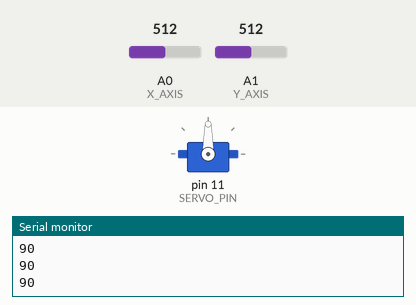
This sketch was run on a simulated Arduino Uno, built with avr-gcc and run on an emulated ATmega328P. On the bench: servo, the last lines printed to the serial monitor. The test bench sets the inputs (shaded band); at power-on: A0 (X_AXIS) = 512, A1 (Y_AXIS) = 512.

Above: at 1.2 s.
1.3 s: A0 (X_AXIS) set to 716
At 2.5 s:
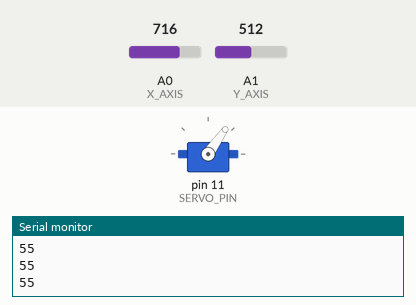
2.8 s: A0 (X_AXIS) set to 900
At 4.0 s:
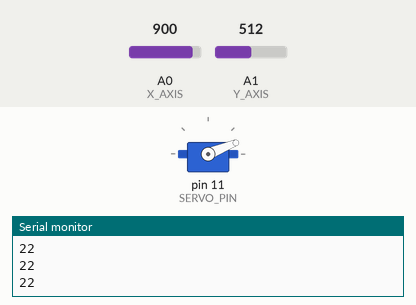
4.3 s: A0 (X_AXIS) set to 1023
At 5.3 s:
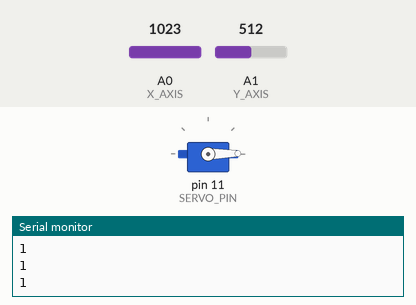
5.8 s: A0 (X_AXIS) set to 306
At 6.6 s:
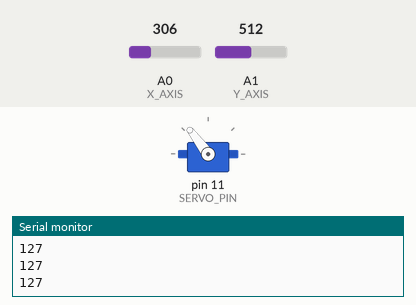
7.3 s: A0 (X_AXIS) set to 122
At 7.9 s:
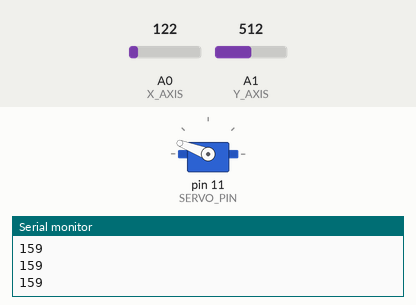
8.8 s: A0 (X_AXIS) set to 0
At 9.3 s:
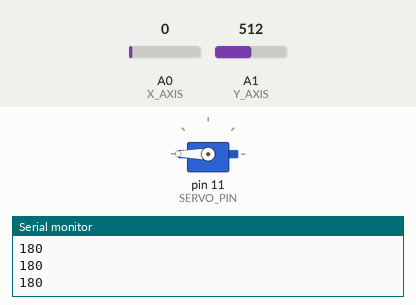
Timing chart, 0 to 11.3 s (numbered marks = the images above; inputs shaded):
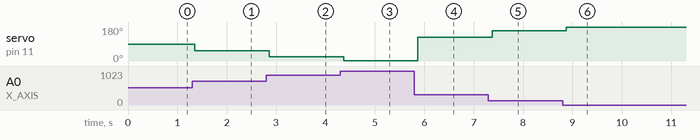

Measured:
- after the input at 1.3 s, servo on pin 11 (SERVO_PIN): 90° → 55° after 0.05 s
- after the input at 2.8 s, servo on pin 11 (SERVO_PIN): 55° → 22° after 0.06 s
- after the input at 4.3 s, servo on pin 11 (SERVO_PIN): 22° → 1° after 0.06 s
- after the input at 5.8 s, servo on pin 11 (SERVO_PIN): 1° → 127° after 0.07 s
- after the input at 7.3 s, servo on pin 11 (SERVO_PIN): 127° → 159° after 0.07 s
- after the input at 8.8 s, servo on pin 11 (SERVO_PIN): 159° → 180° after 0.08 s

The sketch:

241011_16_joystick_1.ino
```cpp
#include <Servo.h>

const int X_AXIS = A0;
const int Y_AXIS = A1;
const int ZERO_POS = 512;
const int SERVO_PIN = 11;

Servo servo;

void setup() {
  // put your setup code here, to run once:
  Serial.begin(9600);
  servo.attach(SERVO_PIN);
}

void loop() {
  // put your main code here, to run repeatedly:
  int x = analogRead(X_AXIS);
  int y = analogRead(Y_AXIS);

  x = x - ZERO_POS;
  y = (y - ZERO_POS) * -1;

  int x_pos = map(x, ZERO_POS * -1, ZERO_POS, 180, 0);
  servo.write(x_pos);
  Serial.println(x_pos);

  delay(150);
}
```
